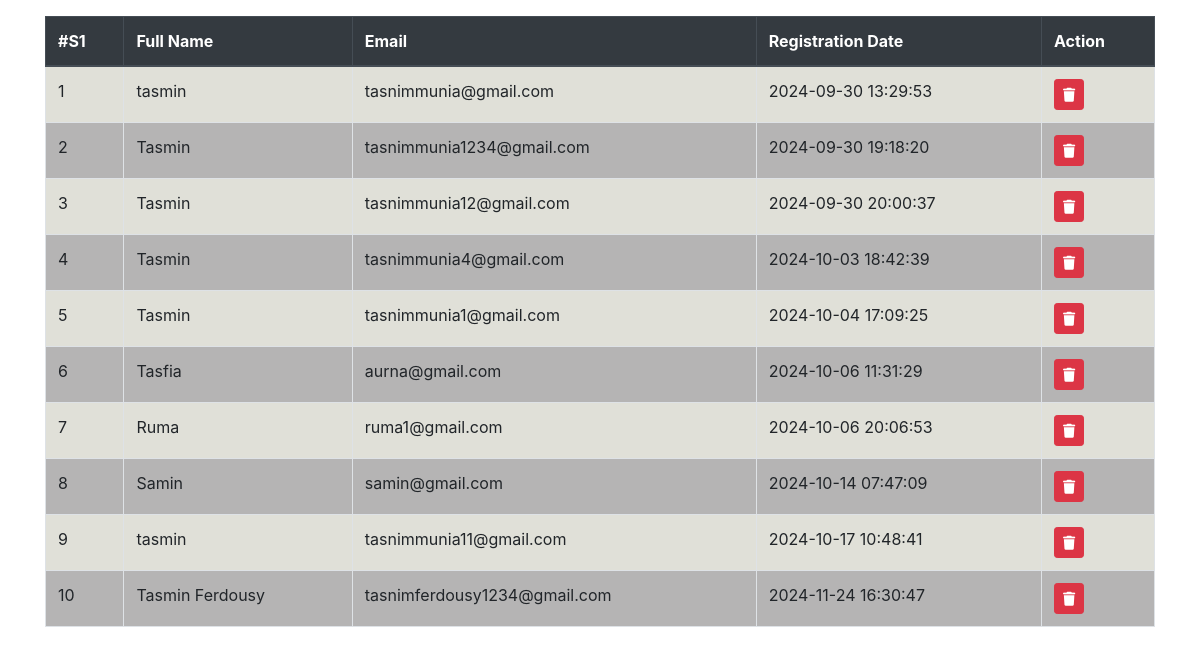
Page /user_info.php on the committed database.
### tables this page shows
CREATE TABLE `users` (
  `id` int(11) NOT NULL,
  `name` varchar(100) NOT NULL,
  `email` varchar(100) NOT NULL,
  `password` varchar(255) NOT NULL,
  `status` enum('active','inactive') NOT NULL DEFAULT 'active',
  `RegDate` timestamp NULL DEFAULT current_timestamp(),
  `UpdationDate` timestamp NULL DEFAULT NULL ON UPDATE current_timestamp()
);

### user_info.php (the view, shortened to what this page needs)
<?php
include "database.php";
?>
<!DOCTYPE html>
<html lang="en">
<head>
    <link rel="stylesheet" href="https://cdn.datatables.net/2.1.5/css/dataTables.dataTables.min.css">
    <link rel="stylesheet" href="https://cdn.jsdelivr.net/npm/bootstrap@4.4.1/dist/css/bootstrap.min.css">
    <link rel="stylesheet" href="https://cdnjs.cloudflare.com/ajax/libs/font-awesome/6.6.0/css/all.min.css">
    <link rel="stylesheet" href="asset/adashbord.css">
</head>
<body>
   <div class="container mt-3">
    <table id="myTable" class="table table-bordered">
        <thead class="thead-dark">
            <tr>
                <th>#S1</th>
                <th>Full Name</th>
                <th>Email</th>
                <th>Registration Date</th>
                <th>Action</th>
            </tr>
        </thead>
        <tbody>
            <?php
            $select_users = mysqli_query($conn, "SELECT * FROM `users`");
            if(mysqli_num_rows($select_users) > 0){
                $s1 = 1;
                while($fetch_users = mysqli_fetch_assoc($select_users)){
            ?>
                <tr>
                    <td><?php echo $s1; ?></td>
                    <td><?php echo $fetch_users['name']; ?></td>
                    <td><?php echo $fetch_users['email']; ?></td>
                    <td><?php echo $fetch_users['RegDate']; ?></td>
                    <td>
                         <a href="users_list.php?delete=<?php echo $fetch_users['id']; ?>" class="btn btn-sm btn-danger" onclick="return confirm('Are you sure you want to delete this?');">
                            <i class="fas fa-trash"></i>
                        </a>
                    </td>
                </tr>
            <?php
                $s1++;
                }
            } else {
                echo '<tr><td colspan="5" class="text-center bg-info">Data not found</td></tr>';
            }
            ?>
        </tbody>
    </table>
   </div>
</body>
</html>

### asset/adashbord.css (style rules this page uses)
.table { background-color: rgb(224, 224, 216); border-radius: 1rem; }
.table tr:nth-child(even) { background-color:rgb(181, 180, 180); }

### rows in the picture
users: name "tasmin", email "tasnimmunia@gmail.com", RegDate "2024-09-30 13:29:53"
users: name "Tasmin", email "tasnimmunia1234@gmail.com", RegDate "2024-09-30 19:18:20"
users: name "Tasmin", email "tasnimmunia12@gmail.com", RegDate "2024-09-30 20:00:37"
users: name "Tasmin", email "tasnimmunia4@gmail.com", RegDate "2024-10-03 18:42:39"
users: name "Tasmin", email "tasnimmunia1@gmail.com", RegDate "2024-10-04 17:09:25"
users: name "Tasfia", email "aurna@gmail.com", RegDate "2024-10-06 11:31:29"
users: name "Ruma", email "ruma1@gmail.com", RegDate "2024-10-06 20:06:53"
users: name "Samin", email "samin@gmail.com", RegDate "2024-10-14 07:47:09"
users: name "tasmin", email "tasnimmunia11@gmail.com", RegDate "2024-10-17 10:48:41"
users: name "Tasmin Ferdousy", email "tasnimferdousy1234@gmail.com", RegDate "2024-11-24 16:30:47"
